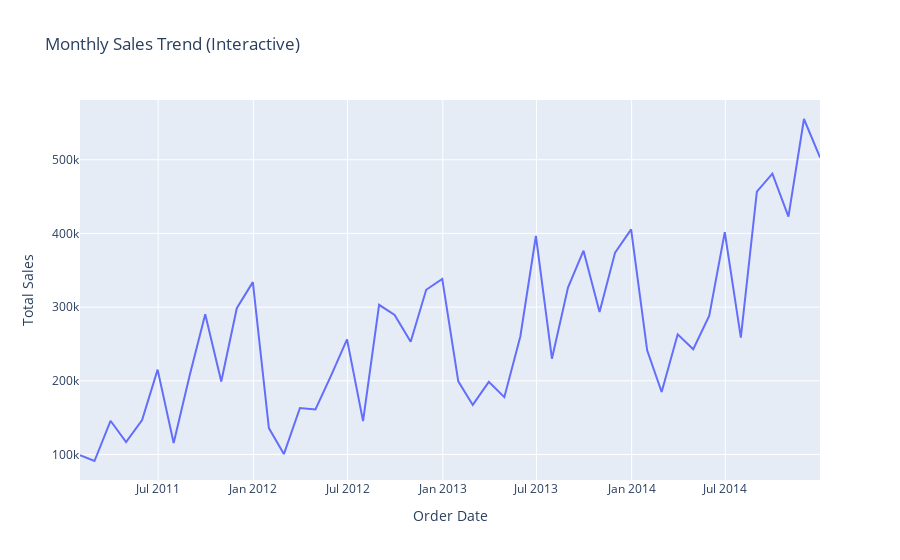

Notebook code for this chart:
### Markdown cell above
#### Plotly Version (Interactive) - Bonus 1

### Code cell
if {"order_date", "sales"}.issubset(df_clean.columns):
    monthly_sales = (
        df_clean
        .set_index("order_date")
        .resample("M")["sales"]
        .sum()
        .reset_index()
    )

    fig = px.line(
        monthly_sales,
        x="order_date",
        y="sales",
        title="Monthly Sales Trend (Interactive)",
        labels={"order_date": "Order Date", "sales": "Total Sales"},
    )
    fig.show()
else:
    print("Kolom order_date atau sales tidak ditemukan.")
